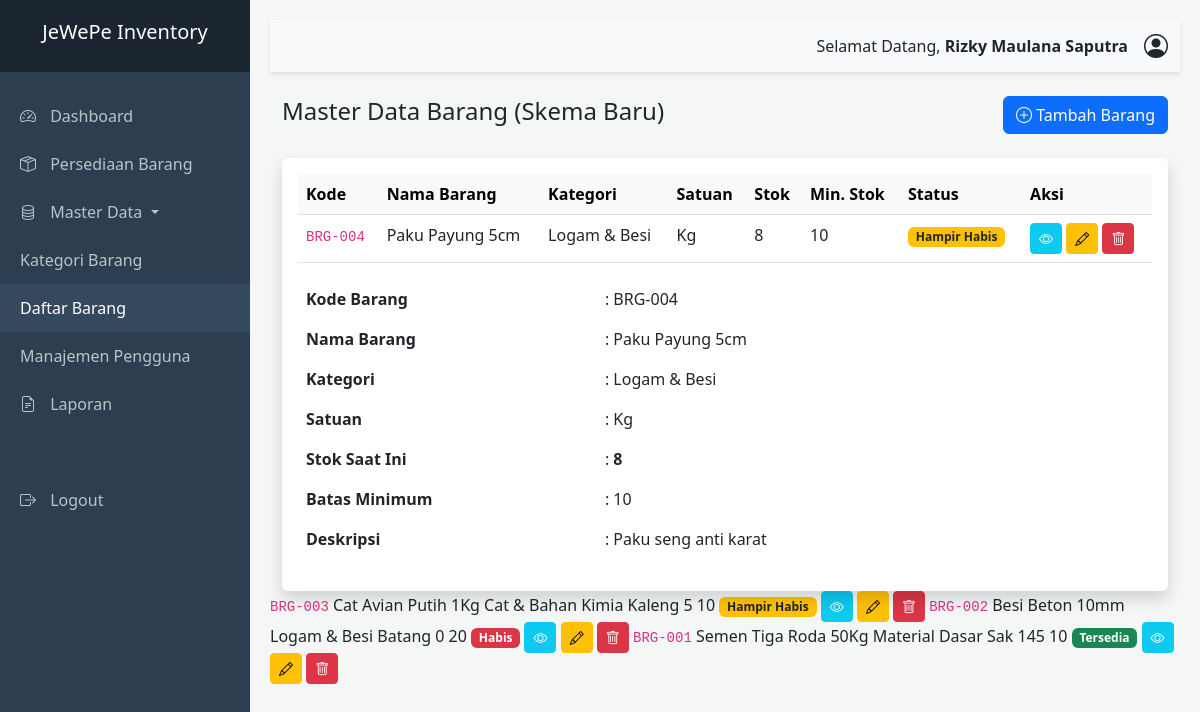
Screenshot of /index.php?page=barang (signed in) with the database file from the repository.
### tables this page shows
CREATE TABLE products (
    id BIGINT(20) UNSIGNED NOT NULL AUTO_INCREMENT,
    category_id BIGINT(20) UNSIGNED NOT NULL,
    code VARCHAR(255) NOT NULL UNIQUE,
    name VARCHAR(255) NOT NULL,
    unit VARCHAR(255) NOT NULL,
    stock INT(11) NOT NULL DEFAULT 0,
    minimum_stock INT(11) NOT NULL DEFAULT 10,
    description TEXT NULL,
    created_at TIMESTAMP NULL DEFAULT NULL,
    updated_at TIMESTAMP NULL DEFAULT NULL,
    PRIMARY KEY (id),
     
    FOREIGN KEY (category_id) REFERENCES categories(id) ON DELETE RESTRICT ON UPDATE CASCADE
);

CREATE TABLE categories (
    id BIGINT(20) UNSIGNED NOT NULL AUTO_INCREMENT,
    name VARCHAR(255) NOT NULL,
    description TEXT NULL,
    created_at TIMESTAMP NULL DEFAULT NULL,
    updated_at TIMESTAMP NULL DEFAULT NULL,
    PRIMARY KEY (id)
);

### modules/barang.php (the view, shortened to what this page needs)
<?php
$products_list = mysqli_query($conn, "SELECT p.*, c.name as category_name FROM products p LEFT JOIN categories c ON p.category_id = c.id ORDER BY p.id DESC");
?>
<div class="d-flex justify-content-between align-items-center mb-4">
    <h4>Master Data Barang (Skema Baru)</h4>
    <button class="btn btn-primary" data-bs-toggle="modal" data-bs-target="#addModal">
        <i class="bi bi-plus-circle"></i> Tambah Barang
    </button>
</div>
<div class="card shadow">
    <div class="card-body">
        <div class="table-responsive">
            <table class="table table-hover">
                <thead class="table-light">
                    <tr>
                        <th>Kode</th>
                        <th>Nama Barang</th>
                        <th>Kategori</th>
                        <th>Satuan</th>
                        <th>Stok</th>
                        <th>Min. Stok</th>
                        <th>Status</th>
                        <th>Aksi</th>
                    </tr>
                </thead>
                <tbody>
                    <?php while($row = mysqli_fetch_assoc($products_list)): ?>
                    <tr>
                        <td><code><?= $row['code'] ?></code></td>
                        <td><?= $row['name'] ?></td>
                        <td><?= $row['category_name'] ?></td>
                        <td><?= $row['unit'] ?></td>
                        <td><?= $row['stock'] ?></td>
                        <td><?= $row['minimum_stock'] ?></td>
                        <td>
                            <?php if($row['stock'] <= 0): ?>
                                <span class="badge bg-danger">Habis</span>
                            <?php elseif($row['stock'] < $row['minimum_stock']): ?>
                                <span class="badge bg-warning text-dark">Hampir Habis</span>
                            <?php else: ?>
                                <span class="badge bg-success">Tersedia</span>
                            <?php endif; ?>
                        </td>
                        <td>
                            <button class="btn btn-sm btn-info text-white" data-bs-toggle="modal" data-bs-target="#detailModal<?= $row['id'] ?>">
                                <i class="bi bi-eye"></i>
                            </button>
                            <button class="btn btn-sm btn-warning" data-bs-toggle="modal" data-bs-target="#editModal<?= $row['id'] ?>">
                                <i class="bi bi-pencil"></i>
                            </button>
                            <a href="index.php?page=barang&delete=<?= $row['id'] ?>" class="btn btn-sm btn-danger" onclick="return confirm('Hapus barang ini?')">
                                <i class="bi bi-trash"></i>
                            </a>
                        </td>
                    </tr>
                    <div class="modal fade" id="detailModal<?= $row['id'] ?>" tabindex="-1">
                        <div class="modal-dialog">
                            <div class="modal-content">
                                <div class="modal-body">
                                    <table class="table table-borderless">
                                        <tr><th width="35%">Kode Barang</th><td>: <?= $row['code'] ?></td></tr>
                                        <tr><th>Nama Barang</th><td>: <?= $row['name'] ?></td></tr>
                                        <tr><th>Kategori</th><td>: <?= $row['category_name'] ?></td></tr>
                                        <tr><th>Satuan</th><td>: <?= $row['unit'] ?></td></tr>
                                        <tr><th>Stok Saat Ini</th><td>: <strong><?= $row['stock'] ?></strong></td></tr>
                                        <tr><th>Batas Minimum</th><td>: <?= $row['minimum_stock'] ?></td></tr>
                                        <tr><th>Deskripsi</th><td>: <?= $row['description'] ?: '-' ?></td></tr>
                                    </table>
                                </div>
                            </div>
                        </div>
                    </div>
                    <?php endwhile; ?>
                </tbody>
            </table>
        </div>
    </div>
</div>

### includes/header.php (style rules this page uses)
:root { --sidebar-width: 250px; }
body { font-family: 'Segoe UI', Tahoma, Geneva, Verdana, sans-serif; background-color: #f4f7f6; }
.card { border: none; box-shadow: 0 0.125rem 0.25rem rgba(0, 0, 0, 0.075); }

### rows the page displays
products: code "BRG-004", name "Paku Payung 5cm", category.name "Logam & Besi", unit "Kg", stock "8", minimum_stock "10", shows "Hampir Habis", description "Paku seng anti karat"
products: code "BRG-003", name "Cat Avian Putih 1Kg", category.name "Cat & Bahan Kimia", unit "Kaleng", stock "5", minimum_stock "10", shows "Hampir Habis"
products: code "BRG-002", name "Besi Beton 10mm", category.name "Logam & Besi", unit "Batang", stock "0", minimum_stock "20", shows "Habis"
products: code "BRG-001", name "Semen Tiga Roda 50Kg", category.name "Material Dasar", unit "Sak", stock "145", minimum_stock "10", shows "Tersedia"

### other values shown
$_SESSION['nama'] "Rizky Maulana Saputra"
